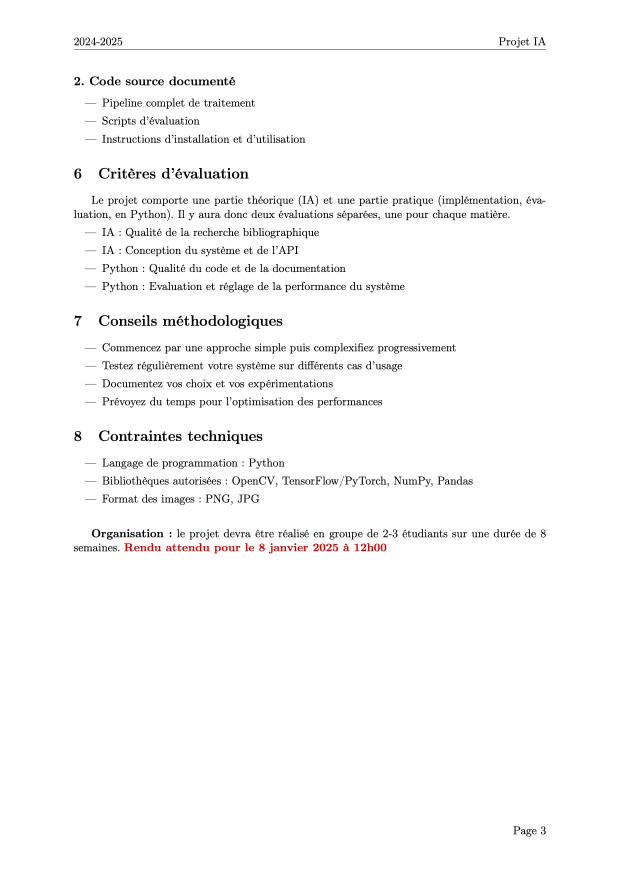
#> input picture Code/data/caracteres/page.png, 2480 x 3507 px (shown at 1/4 size)
$ python kppv_caracteres.py
#> lines starting #> are read from the running program, lines starting #| are printed output that depends on the picture; after the words box and inside, x2 and y2 are one past the last pixel; in counts of white or black regions, pixels touching at a corner belong together
### Code/scripts/composants_connexes_caracteres.py
import cv2
import numpy as np

# Configuration des caractères
CARACTERES = [
    {"path": "../data/caracteres/catalogue/2.png", "label": "2", "color": (0, 0, 255)},
    {"path": "../data/caracteres/catalogue/d.png", "label": "d", "color": (0, 165, 255)},
    {"path": "../data/caracteres/catalogue/I.png", "label": "I", "color": (255, 0, 255)},
    {"path": "../data/caracteres/catalogue/n.png", "label": "n", "color": (0, 255, 255)},
    {"path": "../data/caracteres/catalogue/o.png", "label": "o", "color": (255, 192, 203)},
    {"path": "../data/caracteres/catalogue/u.png", "label": "u", "color": (255, 255, 0)},
]

HU_MOMENTS_SIZE = 7

# Charge et traite les images des caractères en extrayant leurs caractéristiques de forme
def load_caractere_features():
    caractere_features = []
    labels = []
    colors = []
    for caractere in CARACTERES:
        thresholded_img = preprocess_image(caractere["path"])
        feature = extract_shape_features(thresholded_img)
        if feature is not None:  # Vérifie si les caractéristiques sont valides
            caractere_features.append(feature)
            labels.append(caractere["label"])
            colors.append(caractere["color"])
    return np.array(caractere_features), labels, colors

# Charge une image, applique le seuillage
def preprocess_image(image_path):
    img = cv2.imread(image_path, cv2.IMREAD_GRAYSCALE)
    if img is None:
        raise FileNotFoundError(f"Image not found: {image_path}")
    _, thresholded = cv2.threshold(img, 0, 255, cv2.THRESH_BINARY_INV + cv2.THRESH_OTSU)
    return thresholded

# Prétraitement pour binarisation
# [21 lines left out: functions preprocess_image_for_thresholding, extract_components, not called in this run]

# Extrait les caractéristiques de forme à partir des moments de Hu
def extract_shape_features(image):
    contours, _ = cv2.findContours(image, cv2.RETR_EXTERNAL, cv2.CHAIN_APPROX_SIMPLE)
    features = []
    for contour in contours:
        if cv2.contourArea(contour) > 300:
            hu_moments = cv2.HuMoments(cv2.moments(contour)).flatten()
            features.extend(hu_moments)  # Ajoute tous les moments de Hu pour le contour

    # Assure que le vecteur de caractéristiques a une taille fixe
    features = features[:HU_MOMENTS_SIZE]  # Tronque si nécessaire
    while len(features) < HU_MOMENTS_SIZE:
        features.append(0)  # Complète avec des zéros si nécessaire

    return np.array(features) if features else None

### Code/scripts/kppv_caracteres.py
import numpy as np
import pandas as pd
import tensorflow as tf
import cv2
from composants_connexes_caracteres import extract_components, load_caractere_features

import time
start_time = time.time()

K = 3
SIMILARITY_THRESHOLD = 0.5

# Attribue une étiquette à chaque composant en utilisant k-ppv
def knn_classification(components, caractere_features, caractere_labels, k, similarity_threshold=SIMILARITY_THRESHOLD):
    components_tensor = tf.convert_to_tensor(components, dtype=tf.float32)
    caracteres_tensor = tf.convert_to_tensor(caractere_features, dtype=tf.float32)
    distances = tf.norm(components_tensor[:, None, :] - caracteres_tensor[None, :, :], axis=-1)
    labels = []
    for i in range(len(components)):
        nearest_neighbors_indices = tf.argsort(distances[i])[:k]
        nearest_distances = distances[i].numpy()[nearest_neighbors_indices.numpy()]
        min_distance = nearest_distances[0]
        if min_distance < similarity_threshold:
            neighbor_labels = [caractere_labels[idx] for idx in nearest_neighbors_indices.numpy()]
            label_counts = pd.Series(neighbor_labels).value_counts().idxmax()
            labels.append(label_counts)
        else:
            labels.append(None)  # Si la distance est trop grande, ignorer ce composant
    return labels

# Annote l'image avec les étiquettes et les contours des composants
def annotate_image(page_img, contours, labels, caractere_labels, caractere_colors):
    annotated_img = page_img.copy()
    for (x, y, w, h), label in zip(contours, labels):
        if label is not None:  # Si l'étiquette est valide
            idx = caractere_labels.index(label)
            color = caractere_colors[idx]
            cv2.rectangle(annotated_img, (x, y), (x+w, y+h), color, 2)
            cv2.putText(annotated_img, label, (x, y-10), cv2.FONT_HERSHEY_SIMPLEX, 0.5, color, 1)
    return annotated_img

# Traitement principal
page_path = "../data/caracteres/page.png"
page_img = cv2.imread(page_path)
#> page_img is the input picture: shape (3507, 2480, 3); mean B, G, R 249.5, 249.5, 249.7
if page_img is None:
    raise FileNotFoundError(f"Page image not found: {page_path}")

caractere_features, caractere_labels, caractere_colors = load_caractere_features()
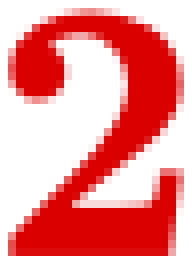
#> input picture Code/data/caracteres/catalogue/2.png, 24 x 33 px (shown 8 times larger)
#> in preprocess_image, `img = cv2.imread(image_path, cv2.IMREAD_GRAYSCALE)`:
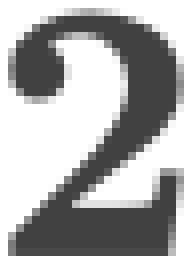
#> img: shape (33, 24) (shown 8 times larger); min 65, max 255, mean 173.4
#> in preprocess_image, `_, thresholded = cv2.threshold(img, 0, 255, cv2.THRESH_BINARY_INV + cv..`:
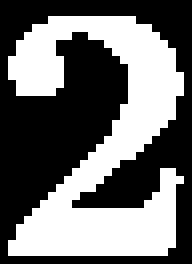
#> thresholded: shape (33, 24) (shown 8 times larger); 43.4% white; 1 white region
#> in extract_shape_features, `contours, _ = cv2.findContours(image, cv2.RETR_EXTERNAL, cv2.CHAIN_APP..`: contours = 1 contour; box (x1, y1, x2, y2) and area: (1, 2, 23, 32) 276
#> the loop in extract_shape_features, `for contour in contours:` made 1 pass
#> after the loop in extract_shape_features, `for contour in contours:`: features = []
#> the loop in extract_shape_features, `while len(features) < HU_MOMENTS_SIZE:` made 7 passes
#> after the loop in extract_shape_features, `while len(features) < HU_MOMENTS_SIZE:`: features = [0, 0, 0, 0, 0, 0, 0]
#> pass 2 of the loop in load_caractere_features, `for caractere in CARACTERES:`:
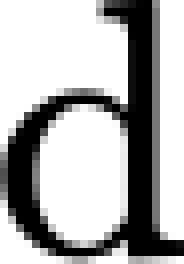
#> input picture Code/data/caracteres/catalogue/d.png, 23 x 33 px (shown 8 times larger)
#> in preprocess_image, img is the input picture: shape (33, 23); min 0, max 255, mean 175.9
#> in preprocess_image (call 2), `_, thresholded = cv2.threshold(img, 0, 255, cv2.THRESH_BINARY_INV + cv..`:
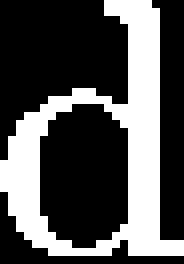
#> thresholded: shape (33, 23) (shown 8 times larger); 32.7% white; 1 white region
#> contours = 1 contour; box (x1, y1, x2, y2) and area: (0, 0, 23, 32) 366
#> the loop in extract_shape_features (call 2), `for contour in contours:` made 1 pass
#> feature = [0.217, 0.00698, 0.00511, 0.00157, 4.4e-06, 0.00013, -5.58e-07]
#> (the run stopped early here; a loop or call above may not have finished)
